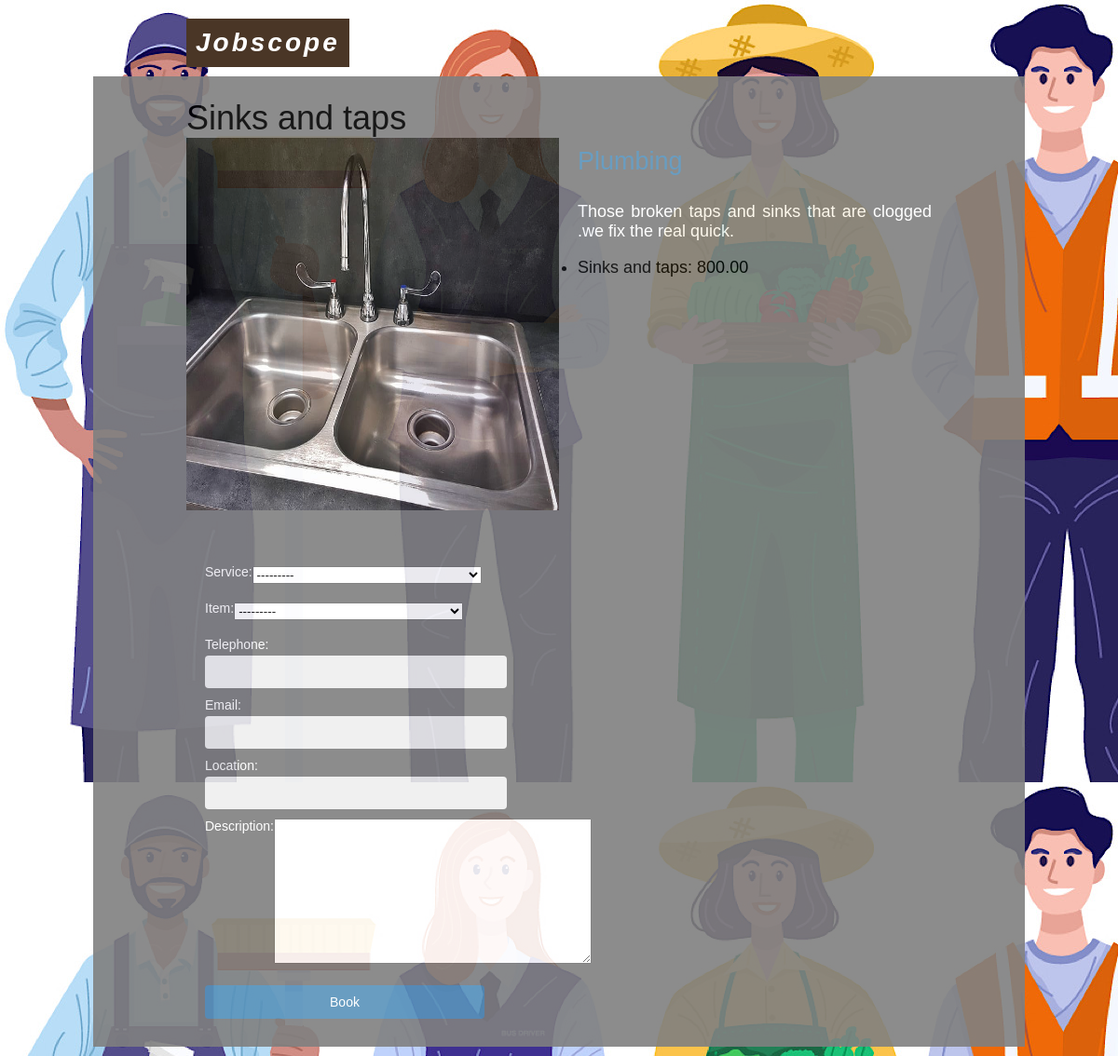
The app's page /service/2/sinks/ with its own data.
### service/models.py (models this page shows, shortened)
class Service(models.Model):
    name = models.CharField(max_length=200, db_index=True)
    slug = models.SlugField(max_length=200, db_index=True)
    description = models.TextField(blank=True)
    category = models.ForeignKey(Category, related_name='service', on_delete=models.CASCADE)
    image = models.ImageField(upload_to='products/%Y/%m/%d', blank=True)
    created = models.DateTimeField(auto_now_add=True)
    updated = models.DateTimeField(auto_now=True)
    def __str__(self):
        return self.name

class Item(models.Model):
    name = models.CharField(max_length=200, db_index=True)
    slug = models.SlugField(max_length=200, db_index=True)
    category = models.ForeignKey(Service, related_name='item', on_delete=models.CASCADE)
    price = models.DecimalField(max_digits=10, decimal_places=2)
    created = models.DateTimeField(auto_now_add=True)
    updated = models.DateTimeField(auto_now=True)
    def __str__(self):
        return self.name

### service/views.py (the view)
# urls.py: path('<int:id>/<slug:slug>/', views.service_detail,name='service_detail'),
def service_detail(request, id, slug):
    item = Item.objects.all()
    service = get_object_or_404(Service, id=id, slug=slug)
    items = item.filter(category=service)
    if request.method == 'POST':
        form =BookingForm(request.POST)
        if form.is_valid():
            cd = form.cleaned_data
            username = request.user.username
            service = cd['service']
            item =cd['item']
            item_picked = Item.objects.get(name=item)
            service_picked = Service.objects.get(name=service)
            user = User.objects.get(username=username)
            Booking.objects.create(name=user, service=service_picked, item=item_picked, description=cd['description'], telephone=cd['telephone'], email=cd['email'], location=cd['location'], )
    else:
        form = BookingForm()
    return render(request, 'shop/product/detail.html', {'service': service, 'form':form, 'items':items})

### booking/forms.py
class BookingForm(forms.ModelForm):
    class Meta:
        model = Booking
        fields =('service','item','telephone','email','location','description',  )

### service/models.py (called while the page is built)
    def __str__(self):
        return self.name

    def get_absolute_url(self):
        return reverse('jobscope:category_services', args=[self.slug])

### service/templates/shop/product/detail.html (shortened to what this page needs)
{% extends "shop/base.html" %}
{% load static %}
{% block content %}
<div  class="product-detail">
  <h1>{{ service.name }}</h1>
  <img style="height:100px, weight=100px" src="{% if service.image %}{{service.image.url}}{%else%}{%static "img/no_image.png"%}{%endif%}">
  <h2>
    <a href="{{ service.category.get_absolute_url }}">{{ service.category }}</a>
  </h2>
  {{ service.description|linebreaks }}
  {% for item in items %}
  <ul>
	  <li>{{ item.name }}: {{ item.price }}</li>
  </ul>
  {% endfor %}
  <form class="feed_form" method="post">
	  {{ form.as_p }}
	  <p><input type="submit" value="Book"></p>
  </form>
 </div>
{% endblock %}

### static/css/base.css (style rules this page uses)
body { margin: 0; font-family: 'Lato', sans-serif; bckground: #009FFF; bakground: linear-gradient(to right, #ec2F4B, #009FFF); }
body { margin:0; padding:0; font-family:helvetica, sans-serif; }
h1, h2, h3, h4, h5 , h6 { font-family: 'Ubuntu', sans-serif; font-weight:normal; }
a { text-decoration:none; color:#5993bb; }
a.button, input[type="submit"] { color:#fff; background:#5993bb; border-radius:4px; padding:10px 20px; font-size:14px; border:0; }
form p label, form p input { float:left; clear:both; }
form p label { font-size:14px; padding-bottom:4px; }
form p input { width:300px; font-size:13px; margin-bottom:10px; padding:10px 12px; border:0; background:#efefef; color:#666; border-radius:4px; }
.product-detail { text-align:justify; }
.product-detail img { width:50%; height:400px; float:left; padding:0 20px 20px 0; }
.product-detail h1 { margin-bottom:0; }
.product-detail h2 { margin-top:10px; }
.product-detail p { color:white; }
.feed_form { float:left; padding:20px; background-color: #808080; margin-right: 80px; border-radius: 10px; }

### records on screen
Service: name "Sinks and taps", image (picture), description "Those broken taps and sinks that are clogged .we fix the real quick."
Item: name "Sinks and taps", price "800.00"
